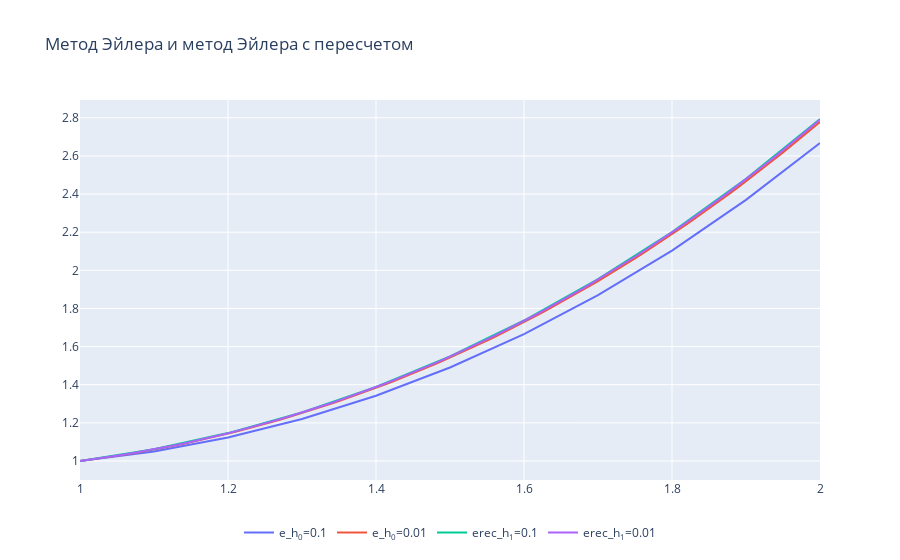

Notebook code for this chart:
### Markdown cell above
#### Построение графиков

### Code cell
fig = go.Figure()
fig.add_trace(go.Scatter(x=x_euler_h0, y=y_euler_h0, mode='lines', name='e_h<sub>0</sub>=0.1'))
fig.add_trace(go.Scatter(x=x_euler_h1, y=y_euler_h1, mode='lines', name='e_h<sub>0</sub>=0.01'))

fig.add_trace(go.Scatter(x=x_euler_recalc_h0, y=y_euler_recalc_h0, mode='lines', name='erec_h<sub>1</sub>=0.1'))
fig.add_trace(go.Scatter(x=x_euler_racalc_h0, y=y_euler_recalc_h1, mode='lines', name='erec_h<sub>1</sub>=0.01'))
fig.update_layout(legend_orientation='h',
                  legend = dict(x=.5, xanchor='center'),
                  title='Метод Эйлера и метод Эйлера с пересчетом')

fig.show()
